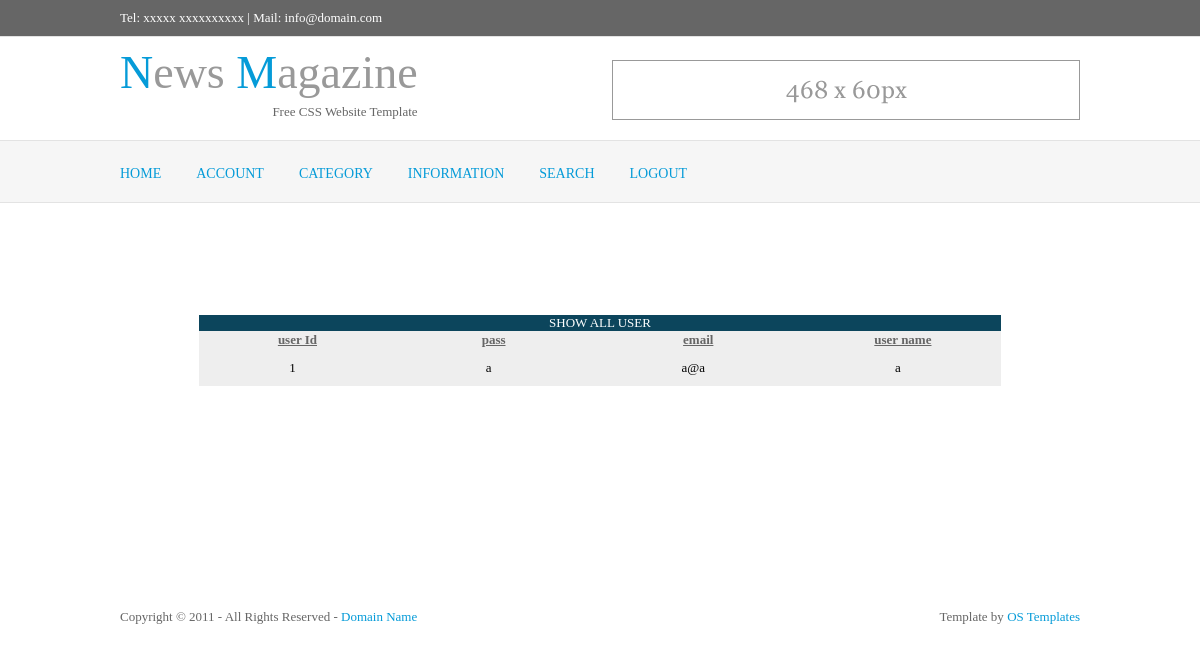
Page /view/view_all_user_view.php (signed in) on the committed database.
### tables this page shows
CREATE TABLE IF NOT EXISTS `lawyer_info` (
  `lawyer_id` int(40) NOT NULL AUTO_INCREMENT,
  `pass` varchar(40) NOT NULL,
  `email` varchar(40) NOT NULL,
  `lawyer_name` varchar(40) NOT NULL,
  `create_by` int(40) NOT NULL,
  `type` varchar(40) NOT NULL,
  PRIMARY KEY (`lawyer_id`)
);

### controller/view_all_user_controller.php (called while the page is built)
<?php
    class View_all_user_controller
    {
        public function view_all_user()
        {
            include'../model/admin_model.php';
            $admin_model =new Admin_model();
            $view_all_user=$admin_model->view_all_user();
            if($view_all_user)
            {
                return $view_all_user;
            }
            else
            {
                return FALSE;
            }
        }
    }
?>

### model/admin_model.php (called while the page is built, shortened)
<?php
class Admin_model extends Db_connection_model
{
    public function view_all_user()
    {
        $sql_view_all_user="SELECT * FROM lawyer_info";
        $result_of_view_all_user=mysql_query($sql_view_all_user) or die("cant select from  Admin_model class  view_all_user() <br/>".  mysql_error());
        if($result_of_view_all_user)
        {
            return $result_of_view_all_user;
        }
        else
        {
            return false;
        }
    }
}
?>

### view/view_all_user_view.php (the view, shortened to what this page needs)
<?php
if($_SESSION['loggedIn']==1)
{
?>
<!DOCTYPE html PUBLIC "-//W3C//DTD XHTML 1.0 Transitional//EN" "http://www.w3.org/TR/xhtml1/DTD/xhtml1-transitional.dtd">
<html xmlns="http://www.w3.org/1999/xhtml" xml:lang="EN" lang="EN" dir="ltr">
<head profile="http://gmpg.org/xfn/11">
<link rel="stylesheet" href="styles/layout.css" type="text/css" />
</head>
<body id="top">
<?php
include_once 'include/top_view.php';
?>
<div class="wrapper col2">
  <div id="topbar">
    <div id="topnav">
        <?php
        include ('include/link.php');
        ?>
    </div>
    <br class="clear" />
  </div>
</div>
<br/><br/><br/><br/><br/><br/><br/>
<?php
include_once '../controller/view_all_user_controller.php';
$view_all_user_controller=new View_all_user_controller();
$view_all_user=$view_all_user_controller->view_all_user();
if($view_all_user)
{
    $i=0;
        while($row_view_all_user= mysql_fetch_array($view_all_user))
        {
?>
<table class="view_table" align="center">
    <?php
    if($i==0)
    {
    ?>
     <caption>Show All User</caption>
    <tr class="even">
    <th> <b><u>user Id<u></b></th>
    <th> <b><u>pass<u></b></th>
    <th><b><u> email<u></b></th>
    <th> <b><u>user name<u></b></th>
    </tr>
    <?php
    }
    $i++;
    ?>
  <tr class='even'>
    <td height="35"><?php echo"$row_view_all_user[lawyer_id]"; ?></td>
    <td height="35"><?php echo"$row_view_all_user[pass]"; ?></td>
    <td height="35"><?php echo"$row_view_all_user[email]"; ?></td>
    <td height="35"><?php echo"$row_view_all_user[lawyer_name]"; ?></td>
  </tr>
</table>
<?php
        }
}
else
{
    echo"cant view catagory name<br/>";
}
        include_once 'include/bottom_view.php';
}
else
{
    header('Location:login_form_view.php');
}
?>

### view/styles/layout.css (style rules this page uses)
body { margin:0; padding:0; font-size:13px; font-family:Georgia, "Times New Roman", Times, serif; color:#666666; background-color:#FFFFFF; }
div.wrapper { display:block; width:100%; margin:0; text-align:left; border-bottom:1px solid #E3E3E3; }
.col2 { color:#FFFFFF; background-color:#F6F6F6; }
#header, #topline, #topbar, #breadcrumb, .container, #hpage_cats, #adblock, #socialise, #footer, #copyright { position:relative; margin:0 auto 0; display:block; width:960px; }
#topbar { padding:20px 0; z-index:1000; }

### view/styles/navi.css (style rules this page uses)
#topnav { display:block; float:left; width:700px; margin:5px 0 0 0; padding:0; list-style:none; }

### view/styles/tables.css (style rules this page uses)
.view_table { border-collapse:collapse; }
.view_table caption { background-color: #0c455c; color:#FFF; padding-left: 100px; padding-right: 100px; text-transform: uppercase; text-align: center; }
.view_table tr.even { background-color: #EEE; }
.view_table td { color:black; padding-left: 90px; padding-right: 100px; text-align: center; }

### rows in the picture
lawyer_info: lawyer_id "1", pass "a", email "a@a", lawyer_name "a"
